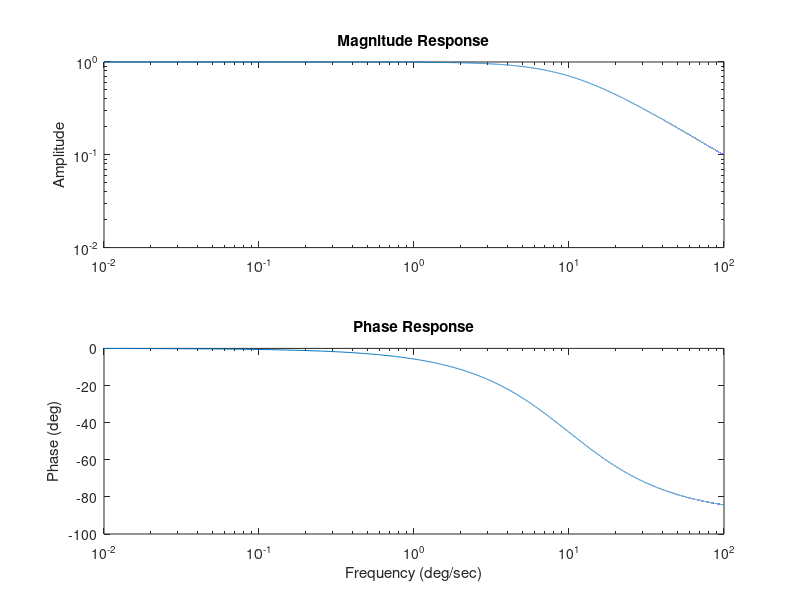

Write the MATLAB code that produced this figure.
clear all

fs = 1000; % Sampling Frequency
Ts = 1/fs; % Sampling period

% Define the simulink parameters
g = 1; % gain
T= 0.016; % time constant;

% Write the equivalent transfer function in Matlab to generate the bode
% plots.
Z = [];
P =[-1/T];
K = [g/T];
LP = zpk(Z,P,K,'Ts',0);

% Use "bode" to plot the bode plots.
FMIN = 0.01; FRES =.01; FMAX = 100;
fVect = FMIN:FRES:FMAX;
wVect = fVect.*(2*pi);
mag = zeros(length(fVect),1);
ph = zeros(length(fVect),1);
w = zeros(length(fVect),1);
[mag(:),ph(:),w(:)] = bode(LP,wVect); 
figure;
subplot(2,1,1)
loglog(fVect,mag)
ylabel('Amplitude');title('Magnitude Response')
subplot(2,1,2)
semilogx(fVect,ph)
ylabel('Phase (deg)');title('Phase Response')
xlabel('Frequency (deg/sec)')







